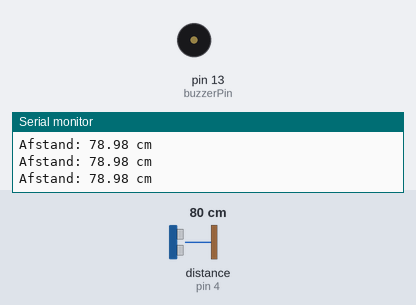
A sketch run on a simulated Arduino Uno, built with avr-gcc and run on an emulated ATmega328P. Shown: buzzer (waves = sounding, pin HIGH), the last lines printed to the serial monitor. Wiring (inferred from the names in the program): ultrasonic range finder: trigger pin 2; echo pin 4. The test bench sets the inputs (shaded band); at power-on: distance to the obstacle (sensor on pin 4) 80 cm. The echo pulse lasts 58.3 µs per cm; pins used as bus, display or sensor lines are not drawn.

Above: at 1.2 s.
1.3 s: distance to the obstacle (sensor on pin 4) set to 23 cm
2.8 s: distance to the obstacle (sensor on pin 4) set to 19 cm
At 3.86 s:
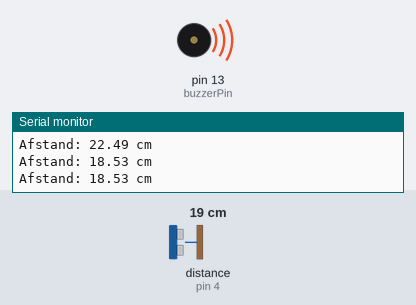
5.8 s: distance to the obstacle (sensor on pin 4) set to 35 cm
At 6.5 s:
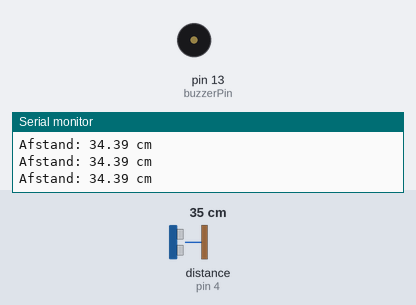
7.3 s: distance to the obstacle (sensor on pin 4) set to 2 cm
At 7.7 s:
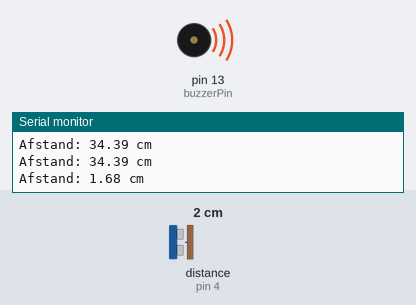
Timing chart, 0 to 11.3 s (numbered marks = the images above; inputs shaded):
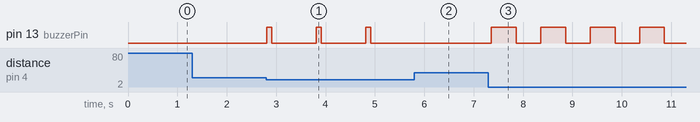

The sketch:

Blink.ino
```cpp
// HC-SR04 + buzzer
// Pinnen:
// TRIG  -> D2
// ECHO  -> D4
// BUZZER -> D13

const int trigPin = 2;
const int echoPin = 4;
const int buzzerPin = 13;

long duration;
float distance;

void setup() {
  pinMode(trigPin, OUTPUT);
  pinMode(echoPin, INPUT);
  pinMode(buzzerPin, OUTPUT);

  Serial.begin(9600);
}

void loop() {

  // Trigger puls sturen
  digitalWrite(trigPin, LOW);
  delayMicroseconds(2);

  digitalWrite(trigPin, HIGH);
  delayMicroseconds(10);
  digitalWrite(trigPin, LOW);

  // Echo uitlezen
  duration = pulseIn(echoPin, HIGH);

  // Afstand berekenen (cm)
  distance = duration * 0.034 / 2;

  Serial.print("Afstand: ");
  Serial.print(distance);
  Serial.println(" cm");

  // Minder dan 7 cm
  if (distance < 7) {

    digitalWrite(buzzerPin, HIGH);
    delay(500);

    digitalWrite(buzzerPin, LOW);
    delay(500);
  }

  // Minder dan 20 cm
  else if (distance < 20) {

    digitalWrite(buzzerPin, HIGH);
    delay(100);

    digitalWrite(buzzerPin, LOW);
    delay(900);
  }

  // Verder dan 20 cm
  else {
    digitalWrite(buzzerPin, LOW);
    delay(100);
  }
}
```

Measured:
- the behaviour switches between 21 and 20 cm on distance to the obstacle (sensor on pin 4) (found by bisection; images 0 and 1)
- after the input at 2.8 s, pin 13 (buzzerPin): alternates HIGH for 0.10 s and LOW for 0.90 s, starting at once
- after the input at 5.8 s, pin 13 (buzzerPin): stops changing and stays LOW
- after the input at 7.3 s, pin 13 (buzzerPin): alternates HIGH for 0.50 s and LOW for 0.50 s, starting after 0.06 s
